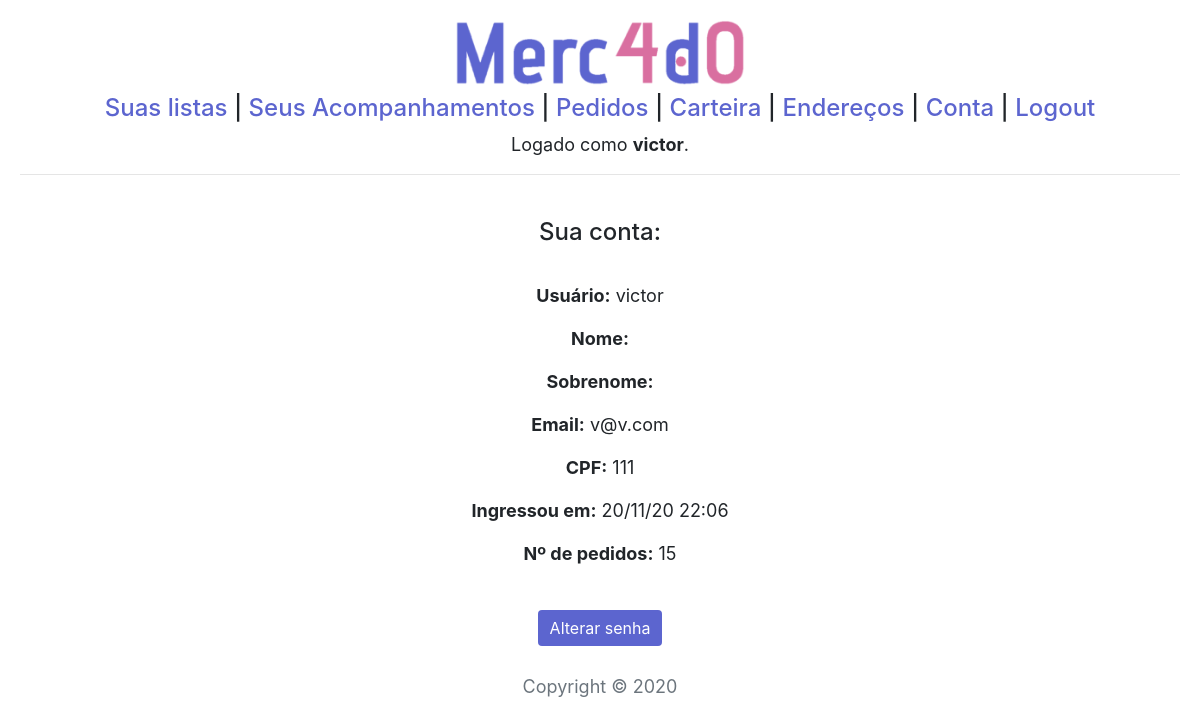
Before: /conta (signed in) with the older database file.
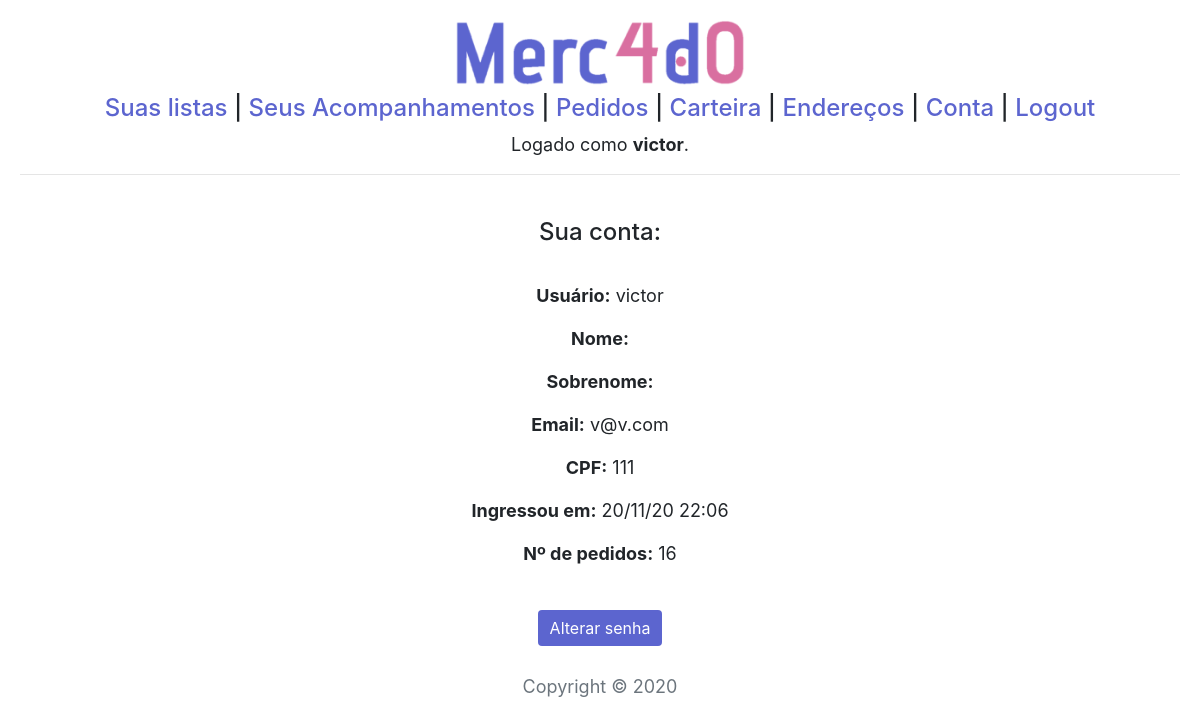
After: the same page with the newer database file.
### compras/models.py (models this page shows, shortened)
class Usuario(AbstractUser):
    cpf = models.CharField(max_length=11)

### compras/views.py (the view)
# urls.py: path("conta", views.conta, name="conta"),
@login_required(login_url='login')
def conta(request):
    return render(request, 'compras/conta.html')

### compras/templates/compras/conta.html
{% extends "compras/layout.html" %}
{% block body %}
<h4>Sua conta:</h4>
<br>
<p><b>Usuário:</b> {{ user.username }}</p>
<p><b>Nome:</b> {{ user.first_name }}</p>
<p><b>Sobrenome:</b> {{ user.last_name }}</p>
<p><b>Email:</b> {{ user.email }}</p>
<p><b>CPF:</b> {{ user.cpf }}</p>
<p><b>Ingressou em:</b> {{ user.date_joined|date:"d/m/y H:i" }}</p>
<p><b>Nº de pedidos:</b> {{ user.historicos.count }}</p>
<br>
<a href="{% url 'senha' %}">
    <button type="button" class="btn btn-primary">Alterar senha</button>
</a>
{% endblock %}

### compras/templates/compras/layout.html (shortened to what this page needs)
{% load static %}
<!DOCTYPE html>
<html lang="en">
<head>
    <link rel="stylesheet" href="https://cdn.jsdelivr.net/npm/bootstrap@4.5.3/dist/css/bootstrap.min.css">
    <link rel="stylesheet" href="{% static 'compras/styles.css' %}">
    <link rel="stylesheet" href="https://cdn.jsdelivr.net/npm/bootstrap-select@1.13.14/dist/css/bootstrap-select.min.css">
</head>
<body>
    <h1><a href="{% url 'index' %}"> <img src="{%  static 'compras/LogoMerc4d0.png' %}" alt="LogoMerc4d0"></a></h1>
    <h4>
        <nav>
            {% if not user.is_authenticated %}
            <a href="{% url 'login' %}">Login</a>
            <span>|</span>
            <a href="{% url 'registrar' %}">Registrar-se</a>
            {% else %}
            <a href="{% url 'index' %}">Suas listas</a>
            <span>|</span>
            <a href="{% url 'acompanhamentos' %}">Seus Acompanhamentos</a>
            <span>|</span>
            <a href="{% url 'pedidos' %}">Pedidos</a>
            <span>|</span>
            <a href="{% url 'carteira' %}">Carteira</a>
            <span>|</span>
            <a href="{% url 'enderecos' %}">Endereços</a>
            <span>|</span>
            <a href="{% url 'conta' %}">Conta</a>
            <span>|</span>
            <a href="{% url 'logout' %}">Logout</a>
            {% endif %}
        </nav>
    </h4>
    {% if user.is_authenticated %}
    <p>Logado como <b>{{ user.username }}</b>.</p>
    {% else %}
    <p>Não logado.</p>
    {% endif %}
    <hr>
    <br>
    {% block body %}
    {% endblock %}
</body>
<br>
<br>
<footer class="text-center text-muted">
    Copyright &copy; 2020
</footer>
</html>

Changed rows visible on the page:
changed Usuario "victor": historicos.count "15" → "16"
